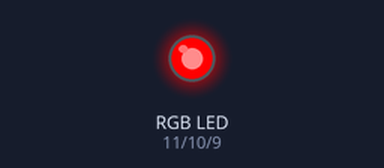
The sketch below on a simulated Arduino Uno, built with avr-gcc and run on an emulated ATmega328P. Parts: an RGB LED mixed from three pins (HIGH = lit).

Above: at 0.05 s.
At 2.5 s:
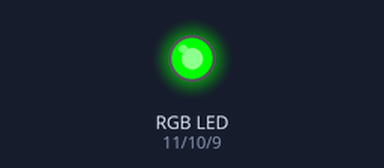
At 5.0 s:
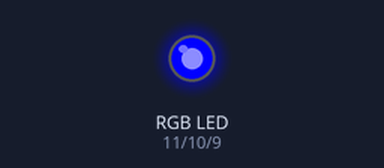
At 7.5 s:
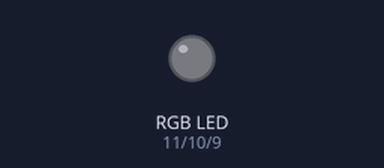
At 10.0 s:
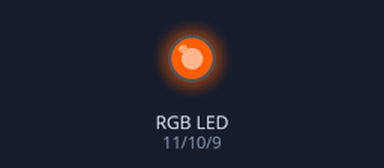
Timing chart, 0 to 13.0 s (numbered marks = the images above):
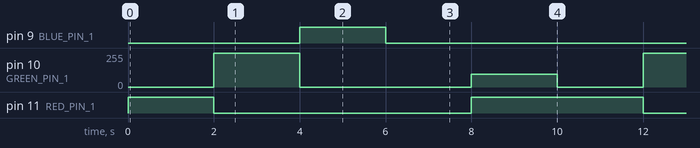

The sketch:

c_code.ino
```cpp
struct RGB {
    double red;
    double green;
    double blue;
};
int BLUE_PIN_1 = 9; // Define pin number for the blue LED
int RED_PIN_1 = 11; // Define pin number for the red LED
int GREEN_PIN_1 = 10; // Define pin number for the green LED


// Initialise the program settings and configurations
void setup() {
   pinMode(RED_PIN_1, OUTPUT); // Set the red LED pin as an output
   pinMode(GREEN_PIN_1, OUTPUT); // Set the green LED pin as an output
   pinMode(BLUE_PIN_1, OUTPUT); // Set the blue LED pin as an output

}

// The void loop function runs over and over again forever.
void loop() {
  setLedColor({255, 0, 0}); // Set the RGB LED colour.
  delay(2000); // Wait for the given/defined milliseconds.
  setLedColor({0, 255, 0}); // Set the RGB LED colour.
  delay(2000); // Wait for the given/defined milliseconds.
  setLedColor({0, 0, 255}); // Set the RGB LED colour.
  delay(2000); // Wait for the given/defined milliseconds.
  setLedColor({0, 0, 0}); // Set the RGB LED colour.
  delay(2000); // Wait for the given/defined milliseconds.
  setLedColor({ 255, 94, 0}); // Set the RGB LED colour.
  delay(2000); // Wait for the given/defined milliseconds.
}

// Set the brightness of each LED based on the RGB color values provided
void setLedColor(RGB color) {
    analogWrite(RED_PIN_1, color.red);  // Adjust the red LED brightness
    analogWrite(GREEN_PIN_1, color.green); // Adjust the green LED brightness
    analogWrite(BLUE_PIN_1, color.blue); // Adjust the blue LED brightness
}
```

Measured:
- by itself, pin 9 (BLUE_PIN_1): alternates HIGH for 2.0 s and LOW for 8.0 s
- by itself, pin 10 (GREEN_PIN_1): repeats every 10.0 s: 0/255 4.0 s, 94/255 2.0 s, 0/255 2.0 s, 255/255 2.0 s
- by itself, pin 11 (RED_PIN_1): repeats every 10.0 s: LOW 6.0 s, HIGH 4.0 s
